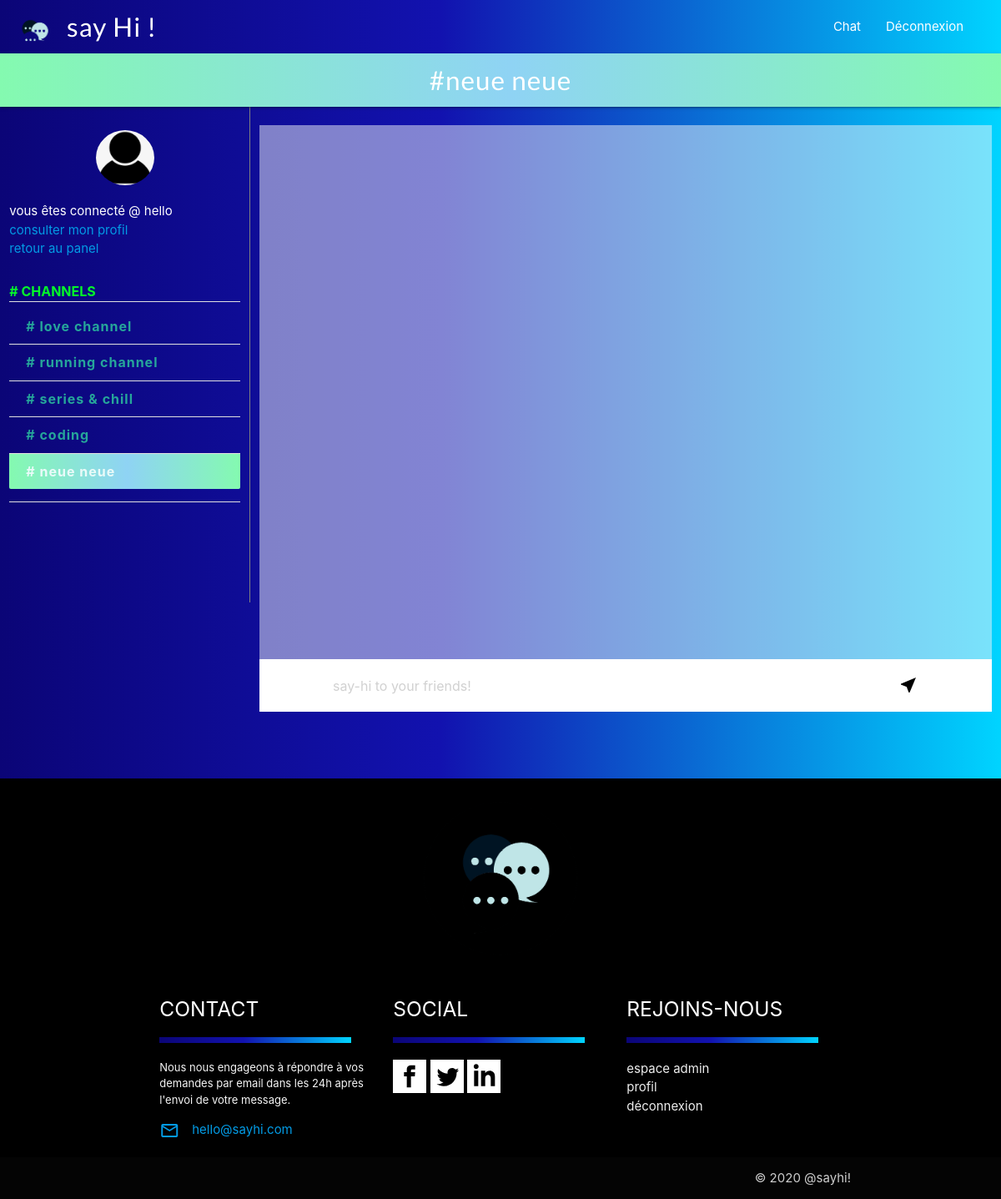
/channel.php?id=110 (signed in), run on the app's committed database.
### tables this page shows
CREATE TABLE `canaux` (
  `id_channel` int(11) NOT NULL,
  `name_channel` varchar(50) NOT NULL,
  `status_channel` int(11) NOT NULL DEFAULT '0'
);

### class/channel_class.php (called while the page is built, shortened)
<?php
class Channel{
public $db;
public function __construct($db)
{
	$this->db = $db;
}
public function channel()
    {
        $connexion = $this->db->connectDb();
        $q = $connexion->prepare("SELECT * FROM canaux");
        $q->execute();
		$channel = $q->fetchAll();
		return $channel;
	}
public function channel_infos($id_channel)
    {
        $connexion = $this->db->connectDb();
        $q = $connexion->prepare("SELECT * FROM canaux WHERE canaux.id_channel = $id_channel");
        $q->execute();
		$channel_infos = $q->fetch();
		return $channel_infos;
	}
}
?>

### channel.php (the view, shortened to what this page needs)
<!DOCTYPE html>
<html>
<head>
    <link rel="stylesheet" href="https://use.fontawesome.com/releases/v5.3.1/css/all.css">
    <link rel="stylesheet" type="text/css" href="css/style.css">
    <link rel="stylesheet" type="text/css" href="css/style-chat.css">
    <link rel="stylesheet" href="https://cdnjs.cloudflare.com/ajax/libs/materialize/1.0.0/css/materialize.min.css">
</head>
<body>
<header>
    <?php
    include("includes/header.php");
    $id_page = $_GET['id'];
    $chan_infos = $channel->channel_infos($id_page);
   ?>
    <nav>
        <div class="nav-wrapper chan-nav">
            <p class="brand-logo center">#<?=  $chan_infos['name_channel']; ?></p>
        </div>
    </nav>
</header>
<main data-id_page="<?= $id_page;?>" id="main-channel">
    <?php if(isset ($_SESSION['user'])){ ?>
    <div class="row row-chat">
        <div class="col l3 s12 profile-side">
            <ul>
                <li>
                    <div class="user-view">
                        <div class="background center user-pic">
                            <a href="#user_picture"><img class="circle" src="img/default_profile.png" width="70"></a>
                        </div>
                        <a href="login"><span class="white-text email"> vous êtes connecté @ <?= $_SESSION['user']['login']?></span></a></br>
                        <a href="profil.php">consulter mon profil</a>
                        <?php if(isset ($_SESSION['user']) && ($_SESSION['user']['droits'] == 1)){ ?>
                        <a href="admin.php">retour au panel</a>
                        <?php } ?>
                    </div>
                </li>
                <li id="title-category"> # CHANNELS</li>
                <li><div class="divider"></div></li>
                <div class="collection">
                    <?php foreach ($title_channel as $channels){ ?>
                        <a class="collection-item transparent" href="channel.php?id=<?= $channels['id_channel'] ?>"># <?= $channels['name_channel'] ?></a>
                    <?php }; ?>
                </div>
                <li><div class="divider"></div></li>
            </ul>
        </div>
        <div class="col l9 s12">
            <section id="messages">
            </section>
            <section class="user-input">
                <form id="chat" action="" method="POST">
                    <input type="text" name="content" id="content" placeholder="say-hi to your friends!" size="144" required>
                    <button id="send" type="submit" data-id_page="<?= $_GET['id'];?>" name="send"><i class="material-icons right button_send">near_me</i></button>
                </form>
            </section>
        </div>
    </div>
    <?php }; ?>
</main>
<footer>
    <?php
    include("includes/footer.php") ?>
</footer>
</body>
</html>

### css/style.css (style rules this page uses)
* { padding: 0 ; margin: 0; box-sizing: border-box; }
a { text-decoration: none; }
body { display: flex; min-height: 100vh; flex-direction: column; background: linear-gradient(90deg, rgba(11,5,119,1) 0%, rgba(18,18,175,1) 44%, rgba(0,212,255,1) 100%); }
main { flex: 1 0 auto; }
header { z-index: 100; }
.brand-logo { letter-spacing: 1px; font-family: 'Lato', sans-serif; z-index: 100; }

### css/style-chat.css (style rules this page uses)
#main-channel { display: flex; padding-bottom: 5%; }
.chan-nav { background-image: linear-gradient(to right, #84fab0 0%, #8fd3f4 51%, #84fab0 100%); }
.profile-side { padding-top: 10%; padding-bottom: 10% !important; border-right: 0.5px solid gray; }
.user-view { margin-top: 10%; padding-bottom: 5%; }
.user-pic { margin-bottom: 5%; }
#title-category { display: flex; font-size: 16px; font-weight: 700; color: #05F92A; margin-top: 5%; }
.collection { border:none !important; }
.collection a.active { background-image: linear-gradient(to right, #84fab0 0%, #8fd3f4 51%, #84fab0 100%) !important; }
.collection-item { font-weight: 700 !important; font-size: 16px; letter-spacing: 1px; }
#messages { display: flex; flex-direction: column; justify-content: left; align-items: center; margin-top: 2.5%; padding-top: 2.5%; padding-bottom: 2.5%; height: 80vh; overflow-y: scroll; background: rgba(241, 245, 250, 0.5); }
.user-input { display: flex; background-color: white; align-items: center; justify-content: center; width:100%; }
#chat { display: flex; justify-content: space-between; width:80% }
#chat input[type=text] { display: flex !important; align-items: center !important; border: none !important; color: #B1C2BE !important; font-size: 16px !important; font-weight: 400 !important; padding-top: 10px; }
#chat button[type=submit] { border:none !important; background-color: transparent; }

### data on the page
canaux: name_channel "neue neue"
canaux: name_channel "love channel"
canaux: name_channel "running channel"
canaux: name_channel "series & chill"
canaux: name_channel "coding"

### other printed values
$_SESSION['user']['login'] "hello"
